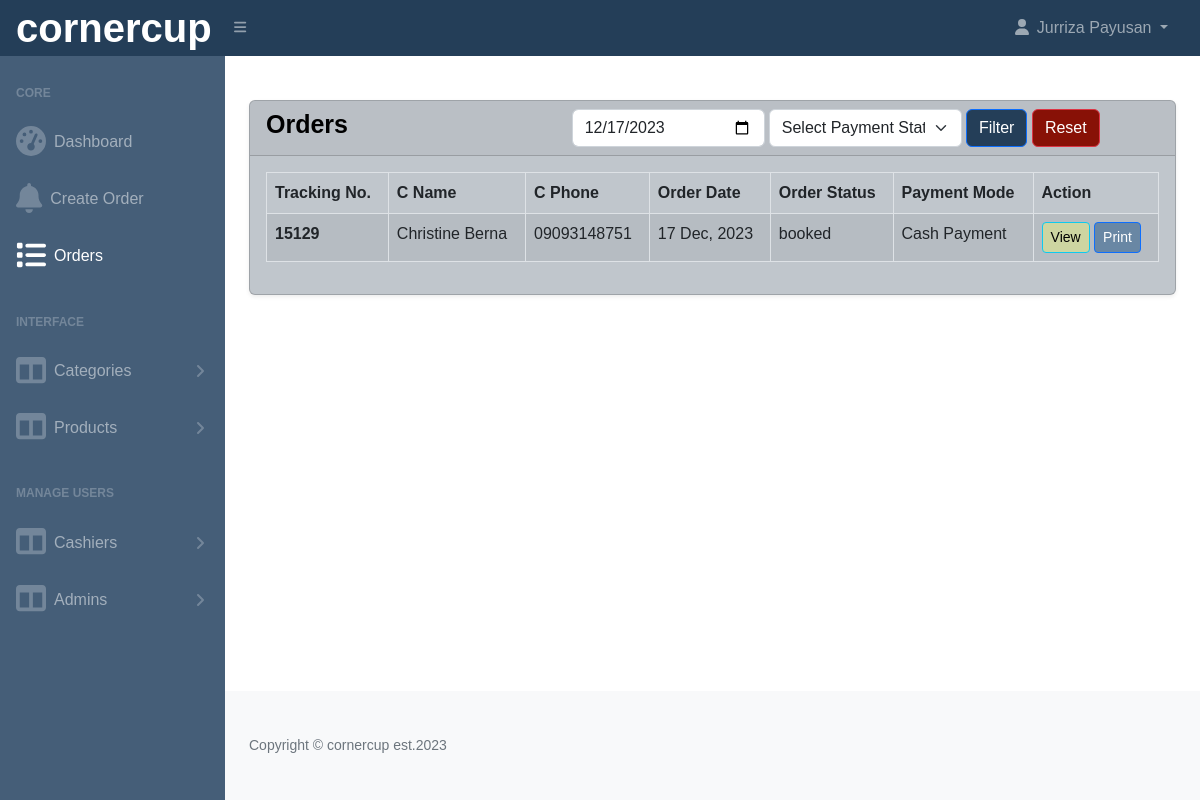
The app's page /cornercup_pos/admin/orders.php?date=2023-12-17 (signed in) with its own data.
### tables this page shows
CREATE TABLE `orders` (
  `id` int(11) NOT NULL,
  `cashier_id` int(11) NOT NULL,
  `tracking_no` varchar(100) NOT NULL,
  `invoice_no` varchar(100) NOT NULL,
  `total_amount` varchar(100) NOT NULL,
  `order_date` date NOT NULL,
  `order_status` varchar(100) DEFAULT NULL,
  `payment_mode` varchar(100) NOT NULL COMMENT 'cash, online',
  `order_placed_by_id` int(11) NOT NULL
);

CREATE TABLE `cashiers` (
  `id` int(11) NOT NULL,
  `cname` varchar(255) NOT NULL,
  `email` varchar(255) DEFAULT NULL,
  `phone` varchar(255) DEFAULT NULL,
  `status` tinyint(1) NOT NULL DEFAULT 0 COMMENT '0=visible,1=hidden',
  `created_at` date NOT NULL DEFAULT current_timestamp()
);

### cornercup_pos/config/function.php (called while the page is built, shortened)
<?php
require 'dbcon.php';
function validate($inputData){
    global $conn;
    $validatedData = mysqli_real_escape_string($conn, $inputData);
    return trim($validatedData);
}
?>

### cornercup_pos/admin/orders.php (the view, shortened to what this page needs)
<?php include('includes/header.php'); ?>
<div class="container-fluid px-4">
    <div class="card mt-4 shadow-sm">
        <div class="card-header">
            <div class="row">
                <div class="col-md-4">
                    <h4 class="mb-0" class="mb-0" style="font-size: 25px; font-family: 'League Spartan', sans-serif;font-weight: bold;">Orders</h4>
                </div>
                <div class="col-md-8">
                    <form action="" method="GET">
                        <div class="row g-1">
                            <div class="col-md-4">
                                <input type="date"
                                    name="date"
                                    class="form-control"
                                    value="<?= isset($_GET['date']) == true ? $_GET['date']:''; ?>"
                                />
                            </div>
                            <div class="col-md-4">
                                <select name="payment_status" class="form-select">
                                    <option value="">Select Payment Status</option>
                                </select>
                            </div>
                            <div class="col-md-4">
                                <button type="submit" class="btn btn-primary" style="background-color: #243E58;">Filter</button>
                                <a href="orders.php" class="btn btn-danger" style="background-color: #881106;">Reset</a>
                            </div>
                        </div>
                    </form>
                </div>
            </div>
        </div>
        <div class="card-body">
            <?php
                if(isset($_GET['date']) || isset($_GET['payment_status'])){
                    $orderDate = validate($_GET['date']);
                    $paymentStatus = validate($_GET['payment_status']);
                    if($orderDate != '' && $paymentStatus == ''){
                        $query = "SELECT o.*,c.* FROM orders o, cashiers c
                            WHERE c.id = o.cashier_id AND o.order_date='$orderDate' ORDER BY o.id DESC";
                    }elseif($orderDate == '' && $paymentStatus != ''){
                        $query = "SELECT o.*,c.* FROM orders o, cashiers c
                            WHERE c.id = o.cashier_id AND o.payment_mode='$paymentStatus' ORDER BY o.id DESC";
                    }elseif($orderDate != '' && $paymentStatus != ''){
                        $query = "SELECT o.*,c.* FROM orders o, cashiers c
                            WHERE c.id = o.cashier_id
                            AND o.order_date='$orderDate'
                            AND o.payment_mode='$paymentStatus' ORDER BY o.id DESC";
                    }else{
                        $query = "SELECT o.*, c.* FROM orders o, cashiers c
                            WHERE c.id = o.cashier_id ORDER BY o.id DESC";
                    }
                }else{
                    $query = "SELECT o.*, c.* FROM orders o, cashiers c
                        WHERE c.id = o.cashier_id ORDER BY o.id DESC";
                }
                $orders = mysqli_query($conn, $query);
                if($orders){
                    if(mysqli_num_rows($orders) > 0)
                    {
                        ?>
                        <table class="table table-striped table-bordered align-items-center justify-content-center">
                            <thead>
                                <tr>
                                    <th>Tracking No.</th>
                                    <th>C Name</th>
                                    <th>C Phone</th>
                                    <th>Order Date</th>
                                    <th>Order Status</th>
                                    <th>Payment Mode</th>
                                    <th>Action</th>
                                </tr>
                            </thead>
                            <tbody>
                                <?php foreach($orders as $orderItem) : ?>
                                <tr>
                                    <td class="fw-bold"><?= $orderItem['tracking_no']; ?></td>
                                    <td><?= $orderItem['cname']; ?></td>
                                    <td><?= $orderItem['phone']; ?></td>
                                    <td><?= date('d M, Y', strtotime($orderItem['order_date'])); ?></td>
                                    <td><?= $orderItem['order_status']; ?></td>
                                    <td><?= $orderItem['payment_mode']; ?></td>
                                    <td>
                                        <a href="orders-view.php?track=<?= $orderItem['tracking_no']; ?>" class="btn btn-info mb-0 px-2 btn-sm" style="background-color: #cdd5a1;">View</a>
                                        <a href="orders-view-print.php?track=<?= $orderItem['tracking_no']; ?>" class="btn btn-primary mb-0 px-2 btn-sm" style="background-color: #6987a4;">Print</a>
                                    </td>
                                </tr>
                                <?php endforeach; ?>
                            </tbody>
                        </table>
                        <?php
                    }
                }
            ?>
        </div>
    </div>
</div>
<?php include('includes/footer.php'); ?>

### cornercup_pos/admin/orders.php (style rules this page uses)
body { font-family: 'League Spartan', sans-serif; background-color: #FFFFFF; color: #000000; }
.container-fluid { padding: 20px; }
.card { background-color: #c0c6cc; color: #000000; margin-bottom: 20px; }

### records on screen
orders: tracking_no "15129", cashier.cname "Christine Berna", cashier.phone "09093148751", order_date "17 Dec, 2023", order_status "booked", payment_mode "Cash Payment"

### other values on screen
$_SESSION['loggedInUser']['name'] "Jurriza Payusan"
